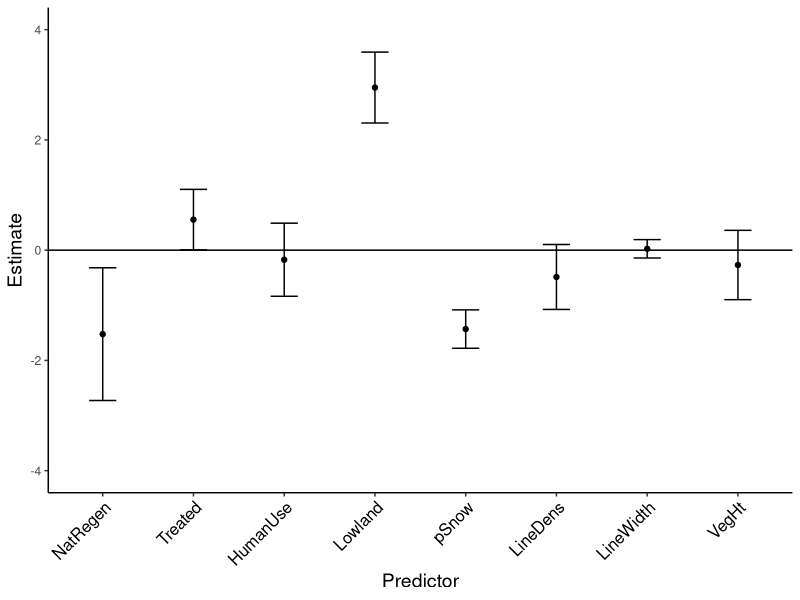
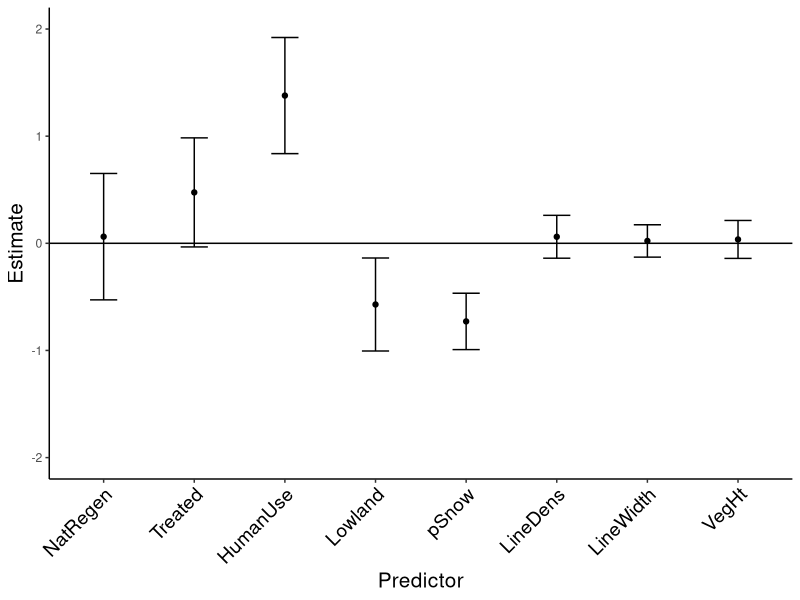
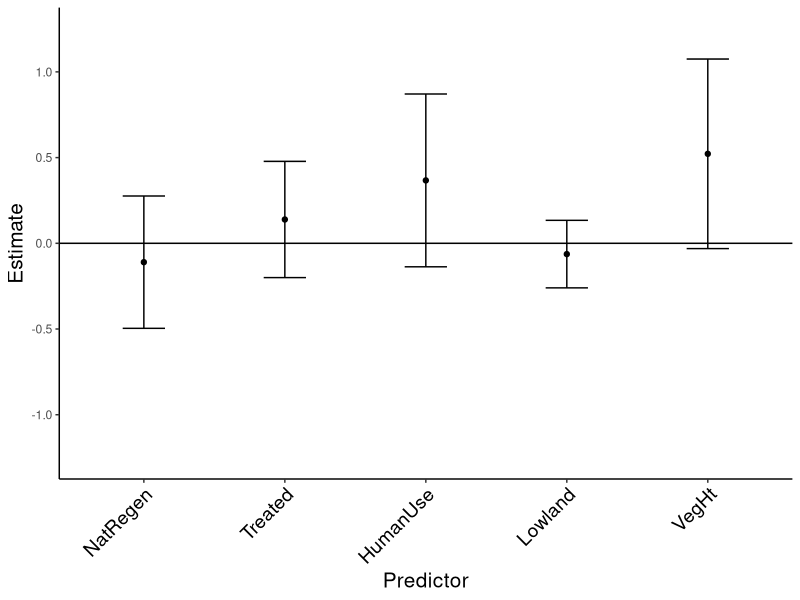
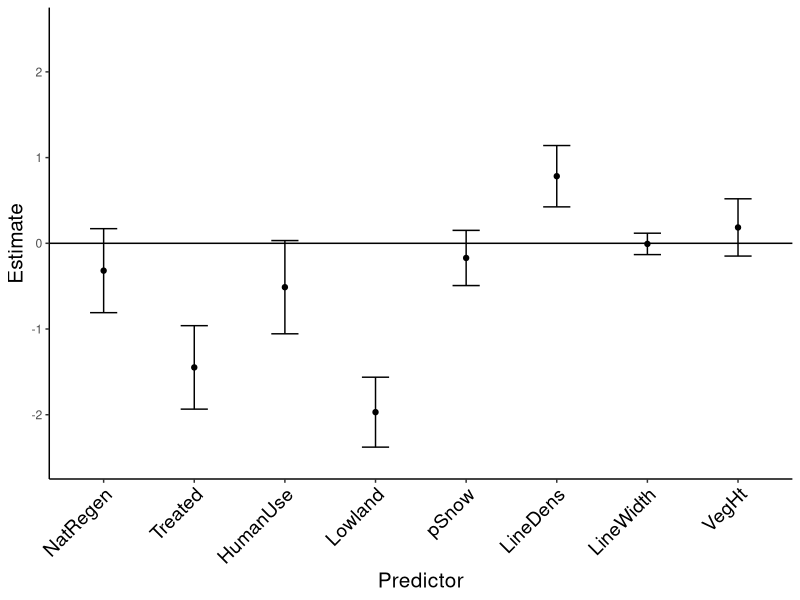
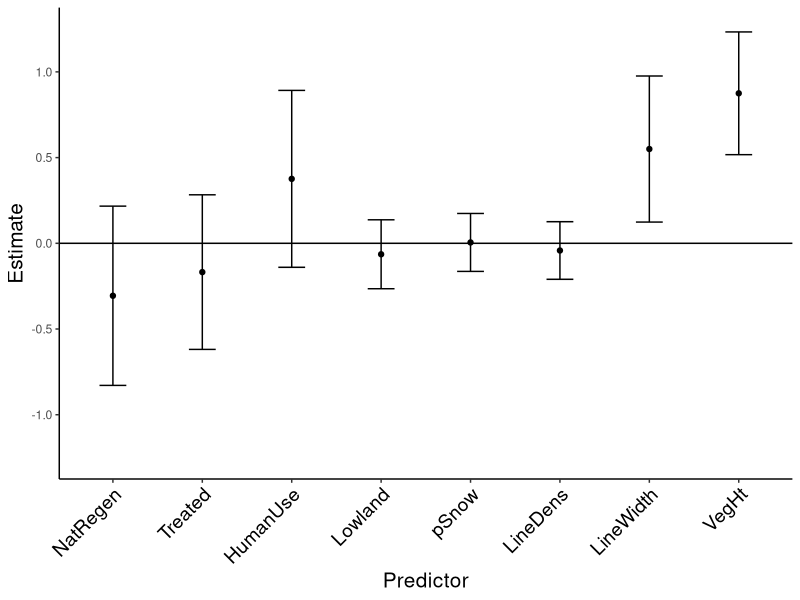
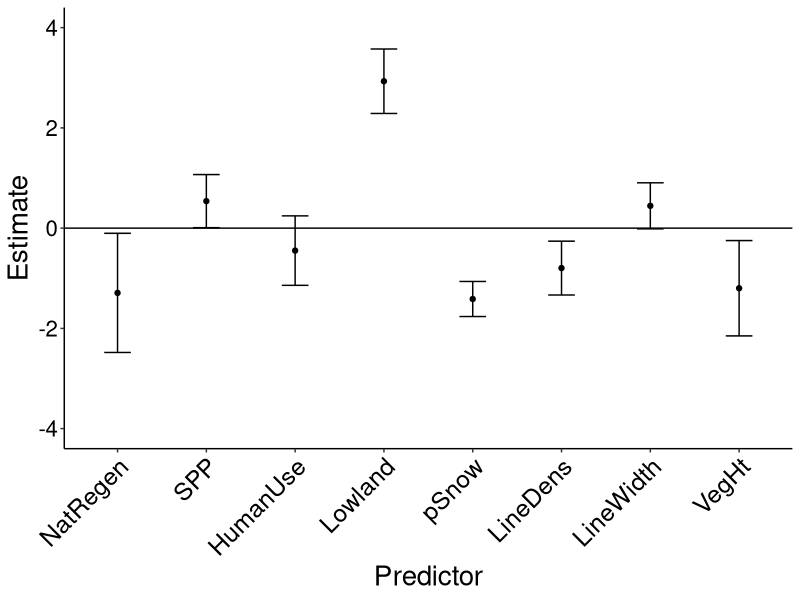
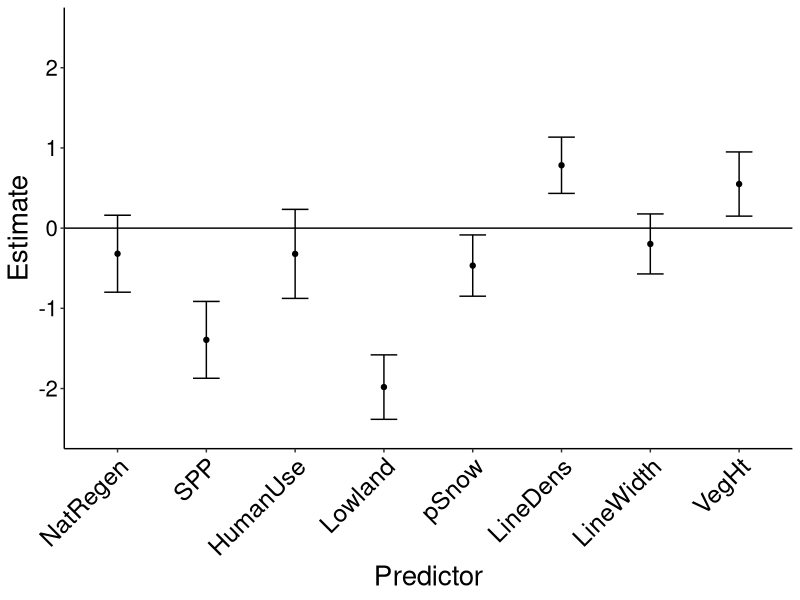
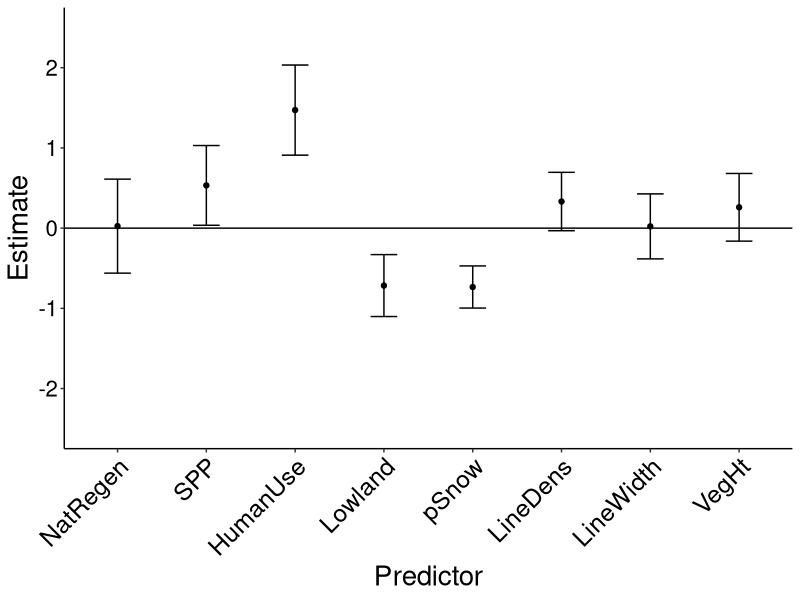

Write the R code that produced these figures, in order.
#############################################
## EstimatePlots_SE_Ch1.R
## Plotting predictor estimates with their SE, instead of CI
## Using model averaging outputs from the each species .Rmd file (Ch1_models_SPECIES.Rmd)
## June 4, 2018
############################################

library(ggplot2)

## Caribou
Caribou <- as.data.frame(c("NatRegen", "Treated", "HumanUse", "Lowland", "pSnow", "LineDens", "LineWidth", "VegHt"))
colnames(Caribou) <- "Predictor"

#Estimates
Caribou$Estimate <- c(-1.523, 0.554, -0.173, 2.950, -1.431, -0.486, 0.025, -0.269)
Caribou$StdError <- c(1.204, 0.549, 0.663, 0.643, 0.348, 0.589, 0.167, 0.629)

ggplot(data = Caribou, aes( x = Predictor, y = Estimate)) + geom_point() + geom_errorbar(aes(ymin= Estimate - StdError, ymax = Estimate + StdError, width = 0.3))+ geom_hline(yintercept = 0) + scale_x_discrete(limits=c("NatRegen", "Treated", "HumanUse", "Lowland", "pSnow", "LineDens", "LineWidth", "VegHt"))+theme_classic() + theme(axis.text.x = element_text(angle = 45, hjust = 1, colour = "black", size = 12)) + theme(axis.title.x = element_text(angle = 0, colour = "black", size = 14)) + theme(axis.title.y = element_text(angle = 90, colour = "black", size = 14)) + theme(strip.text = element_text(colour = "black", size = 14)) + scale_y_continuous(limits = c(-4, 4))

## Wolf
Wolf <- as.data.frame(c("NatRegen", "Treated", "HumanUse", "Lowland", "pSnow", "LineDens", "LineWidth", "VegHt"))
colnames(Wolf) <- "Predictor"

#Estimates
Wolf$Estimate <- c(0.062, 0.475, 1.379, -0.571, -0.729, 0.061, 0.022, 0.036)
Wolf$StdError <- c(0.590, 0.509, 0.542, 0.434, 0.263, 0.200, 0.151, 0.177)

ggplot(data = Wolf, aes( x = Predictor, y = Estimate)) + geom_point() + geom_errorbar(aes(ymin= Estimate - StdError, ymax = Estimate + StdError, width = 0.3))+ geom_hline(yintercept = 0) + scale_x_discrete(limits=c("NatRegen", "Treated", "HumanUse", "Lowland", "pSnow", "LineDens", "LineWidth", "VegHt"))+theme_classic() + theme(axis.text.x = element_text(angle = 45, hjust = 1, colour = "black", size = 14)) + theme(axis.title.x = element_text(angle = 0, colour = "black", size = 15)) + theme(axis.title.y = element_text(angle = 90, colour = "black", size = 15)) + theme(strip.text = element_text(colour = "black", size = 14)) + scale_y_continuous(limits = c(-2, 2))

## Blackbear
Blackbear <- as.data.frame(c("NatRegen", "Treated", "HumanUse", "Lowland", "VegHt"))
colnames(Blackbear) <- "Predictor"

#Estimates
Blackbear$Estimate <- c(-0.110, 0.139, 0.367, -0.063, 0.522)
Blackbear$StdError <- c(0.386, 0.339, 0.504, 0.197, 0.553)

ggplot(data = Blackbear, aes( x = Predictor, y = Estimate)) + geom_point() + geom_errorbar(aes(ymin= Estimate - StdError, ymax = Estimate + StdError, width = 0.3))+ geom_hline(yintercept = 0) + scale_x_discrete(limits=c("NatRegen", "Treated", "HumanUse", "Lowland", "VegHt"))+theme_classic() + theme(axis.text.x = element_text(angle = 45, hjust = 1, colour = "black", size = 14)) + theme(axis.title.x = element_text(angle = 0, colour = "black", size = 15)) + theme(axis.title.y = element_text(angle = 90, colour = "black", size = 15)) + theme(strip.text = element_text(colour = "black", size = 14)) + scale_y_continuous(limits = c(-1.25, 1.25))

## WTD
WTD <- as.data.frame(c("NatRegen", "Treated", "HumanUse", "Lowland", "pSnow", "LineDens", "LineWidth", "VegHt"))
colnames(WTD) <- "Predictor"

#Estimates
WTD$Estimate <- c(-0.319, -1.448, -0.512, -1.970, -0.171, 0.783, -0.007, 0.185)
WTD$StdError <- c(0.490, 0.487, 0.544, 0.408, 0.322, 0.358, 0.125, 0.334)

ggplot(data = WTD, aes( x = Predictor, y = Estimate)) + geom_point() + geom_errorbar(aes(ymin= Estimate - StdError, ymax = Estimate + StdError, width = 0.3))+ geom_hline(yintercept = 0) + scale_x_discrete(limits=c("NatRegen", "Treated", "HumanUse", "Lowland", "pSnow", "LineDens", "LineWidth", "VegHt"))+theme_classic() + theme(axis.text.x = element_text(angle = 45, hjust = 1, colour = "black", size = 14)) + theme(axis.title.x = element_text(angle = 0, colour = "black", size = 15)) + theme(axis.title.y = element_text(angle = 90, colour = "black", size = 15)) + theme(strip.text = element_text(colour = "black", size = 14)) + scale_y_continuous(limits = c(-2.5, 2.5))

##Moose
Moose <- as.data.frame(c("NatRegen", "Treated", "HumanUse", "Lowland", "pSnow", "LineDens", "LineWidth", "VegHt"))
colnames(Moose) <- "Predictor"

#Estimates
Moose$Estimate <- c(-0.306, -0.168, 0.376, -0.064, 0.005, -0.042, 0.550, 0.875)
Moose$StdError <- c(0.523, 0.451, 0.516, 0.201, 0.169, 0.168, 0.426, 0.358)

ggplot(data = Moose, aes( x = Predictor, y = Estimate)) + geom_point() + geom_errorbar(aes(ymin= Estimate - StdError, ymax = Estimate + StdError, width = 0.3))+ geom_hline(yintercept = 0) + scale_x_discrete(limits=c("NatRegen", "Treated", "HumanUse", "Lowland", "pSnow", "LineDens", "LineWidth", "VegHt"))+theme_classic() + theme(axis.text.x = element_text(angle = 45, hjust = 1, colour = "black", size = 14)) + theme(axis.title.x = element_text(angle = 0, colour = "black", size = 15)) + theme(axis.title.y = element_text(angle = 90, colour = "black", size = 15)) + theme(strip.text = element_text(colour = "black", size = 14)) + scale_y_continuous(limits = c(-1.25, 1.25))



############################################
## Converting plots to estimates FROM THE FULL MODEL
Caribou <- as.data.frame(c("NatRegen", "SPP", "HumanUse", "Lowland", "pSnow", "LineDens", "LineWidth", "VegHt"))
colnames(Caribou) <- "Predictor"

Caribou$Estimate <- c(-1.292, 0.539, -0.448, 2.931,-1.414, -0.797, 0.445, -1.199) # Coefficients from FM in order for graphical presentation
Caribou$StdError <- c(1.189,0.530, 0.693, 0.643, 0.350, 0.537, 0.460, 0.951)

ggplot(data = Caribou, aes( x = Predictor, y = Estimate)) + geom_point() + geom_errorbar(aes(ymin= Estimate - StdError, ymax = Estimate + StdError, width = 0.3))+ geom_hline(yintercept = 0) + scale_x_discrete(limits=Caribou$Predictor)+theme_classic() + theme(axis.text.x = element_text(angle = 45, hjust = 1, colour = "black", size = 18)) + theme(axis.title.x = element_text(angle = 0, colour = "black", size = 20)) + theme(axis.title.y = element_text(angle = 90, colour = "black", size = 20)) + theme(axis.text = element_text(colour = "black", size = 16)) + scale_y_continuous(limits = c(-4, 4))

## WTD
WTD <- as.data.frame(c("NatRegen", "SPP", "HumanUse", "Lowland", "pSnow", "LineDens", "LineWidth", "VegHt"))
colnames(WTD) <- "Predictor"

WTD$Estimate <- c(-0.319, -1.393, -0.321 ,-1.982, -0.467, 0.784, -0.197, 0.550) # Coefficients from FM in order for graphical presentation
WTD$StdError <- c(0.480, 0.479, 0.555, 0.402, 0.382, 0.351, 0.374, 0.400)

ggplot(data = WTD, aes( x = Predictor, y = Estimate)) + geom_point() + geom_errorbar(aes(ymin= Estimate - StdError, ymax = Estimate + StdError, width = 0.3))+ geom_hline(yintercept = 0) + scale_x_discrete(limits=WTD$Predictor)+theme_classic() + theme(axis.text.x = element_text(angle = 45, hjust = 1, colour = "black", size = 18)) + theme(axis.title.x = element_text(angle = 0, colour = "black", size = 20)) + theme(axis.title.y = element_text(angle = 90, colour = "black", size = 20)) + theme(axis.text = element_text(colour = "black", size = 16)) + scale_y_continuous(limits = c(-2.5, 2.5))

## Wolf
Wolf <- as.data.frame(c("NatRegen", "SPP", "HumanUse", "Lowland", "pSnow", "LineDens", "LineWidth", "VegHt"))
colnames(Wolf) <- "Predictor"

Wolf$Estimate <- c(0.025, 0.533, 1.472, -0.716, -0.734, 0.332, 0.022, 0.260) # Coefficients from FM in order for graphical presentation
Wolf$StdError <- c(0.586, 0.497, 0.562, 0.386, 0.263, 0.364, 0.405, 0.422)

ggplot(data = Wolf, aes( x = Predictor, y = Estimate)) + geom_point() + geom_errorbar(aes(ymin= Estimate - StdError, ymax = Estimate + StdError, width = 0.3))+ geom_hline(yintercept = 0) + scale_x_discrete(limits=Wolf$Predictor)+theme_classic() + theme(axis.text.x = element_text(angle = 45, hjust = 1, colour = "black", size = 18)) + theme(axis.title.x = element_text(angle = 0, colour = "black", size = 20)) + theme(axis.title.y = element_text(angle = 90, colour = "black", size = 20)) + theme(axis.text = element_text(colour = "black", size = 16)) + scale_y_continuous(limits = c(-2.5, 2.5))

## Blackbear
Blackbear <- as.data.frame(c("NatRegen", "SPP", "HumanUse", "Lowland", "LineDens", "LineWidth", "VegHt"))
colnames(Blackbear) <- "Predictor"

Blackbear$Estimate <- c(-0.210, 0.299, 0.763, -0.324, -0.079, -0.062, 0.956) # Coefficients from FM in order for graphical presentation
Blackbear$StdError <- c(0.524, 0.434, 0.533, 0.350, 0.327, 0.357, 0.374)

ggplot(data = Blackbear, aes( x = Predictor, y = Estimate)) + geom_point() + geom_errorbar(aes(ymin= Estimate - StdError, ymax = Estimate + StdError, width = 0.3))+ geom_hline(yintercept = 0) + scale_x_discrete(limits=Blackbear$Predictor)+theme_classic() + theme(axis.text.x = element_text(angle = 45, hjust = 1, colour = "black", size = 18)) + theme(axis.title.x = element_text(angle = 0, colour = "black", size = 20)) + theme(axis.title.y = element_text(angle = 90, colour = "black", size = 20)) + theme(axis.text = element_text(colour = "black", size = 16)) + scale_y_continuous(limits = c(-2, 2))

## Moose
Moose <- as.data.frame(c("NatRegen", "SPP", "HumanUse", "Lowland", "pSnow", "LineDens", "LineWidth", "VegHt"))
colnames(Moose) <- "Predictor"

Moose$Estimate <- c(-0.293, -0.106, 0.365, -0.345, 0.041, -0.281, 0.704, 0.741) # Coefficients from FM in order for graphical presentation
Moose$StdError <- c(0.510, 0.445, 0.502, 0.341, 0.481, 0.341, 0.374, 0.348)

ggplot(data = Moose, aes( x = Predictor, y = Estimate)) + geom_point() + geom_errorbar(aes(ymin= Estimate - StdError, ymax = Estimate + StdError, width = 0.3))+ geom_hline(yintercept = 0) + scale_x_discrete(limits=Moose$Predictor)+theme_classic() + theme(axis.text.x = element_text(angle = 45, hjust = 1, colour = "black", size = 18)) + theme(axis.title.x = element_text(angle = 0, colour = "black", size = 20)) + theme(axis.title.y = element_text(angle = 90, colour = "black", size = 20)) + theme(axis.text = element_text(colour = "black", size = 16)) + scale_y_continuous(limits = c(-1.5, 1.5))

